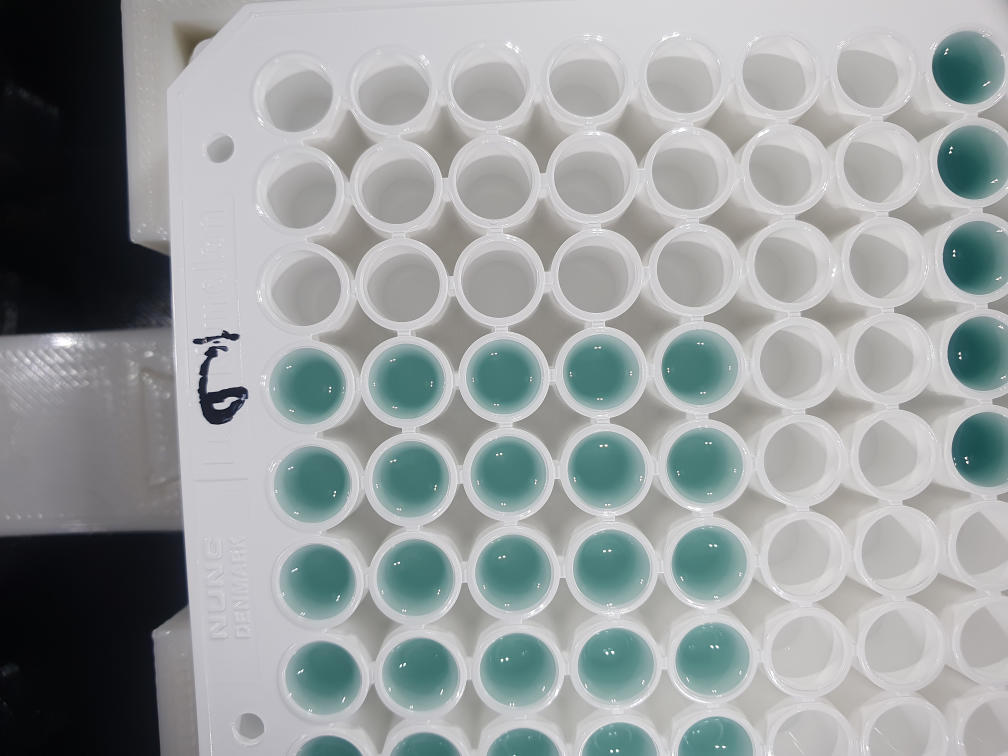
#> input picture test.jpg, 4032 x 3024 px (shown at 1/4 size); its folder holds only this picture in this run
$ python -i main.py   (imports and definitions only)
#> lines starting #> are read from the running program, lines starting #| are printed output that depends on the picture; after the words box and inside, x2 and y2 are one past the last pixel; in counts of white or black regions, pixels touching at a corner belong together
import streamlit as st
# [3 lines not run here, left out]
import numpy as np
import cv2
import joblib
import imutils
from PIL import Image


# 가장 중요한 설정 값들
x_start, y_start, x_end, y_end = 0, 0, 0, 0
cut_r = 20
# ML,DL에 사용할 image 양식
# cropImg 값과 croppedimage 값을 항상 일치 시켜 놓기
cropImg = np.zeros((112, 112, 3), np.uint8)

list_concentration = ['Neg', '1 aM', '10 aM', '100 aM','1 fM','10 fM','100 fM', '1 pM', '10 pM','100 pM', '1 nM', '10 nM']
# 함수 정의
####### 필요한 함수 ########
# [67 lines left out: functions RGB_extracter, HSV_extracter, LAB_extracter, drawline, drawpoly, not called in this run]

def drawrect(img,pt1,pt2,color,thickness=1,style='dotted'):
    pts = [pt1,(pt2[0],pt1[1]),pt2,(pt1[0],pt2[1])]
    drawpoly(img,pts,color,thickness,style)

# [28 lines left out: function mouse_centercrop, not called in this run]

def detectcircles(img):
        # Convert to grayscale.
    gray = cv2.cvtColor(img, cv2.COLOR_BGR2GRAY)

    # Blur using 3 * 3 kernel.
    gray_blurred = cv2.GaussianBlur(gray, (3, 3),0)

    # Apply Hough transform on the blurred image.
    # 흰색이 잘 디텍션이 안되서 minRadius = 50 -> 20으로 함
    # 결과적으로는 20으로 바꾼게 잘되긴함!
    detected_circles = cv2.HoughCircles(gray,
                    cv2.HOUGH_GRADIENT, 1.2, 20, param1 = 50,
                param2 = 30, minRadius = 20, maxRadius = 60)

    # Draw circles that are detected.
    if detected_circles is not None:
        # Convert the circle parameters a, b and r to integers.
        detected_circles = np.uint16(np.around(detected_circles))
    return detected_circles

# [15 lines left out: function circleExtract, not called in this run]
    # 파일이름 가져오고, 현재 보고있는 원형이미지 저장하기

def circleExtract_Auto(img,list_circles, cut_r):
    x, y, r = list_circles[0][0].astype(np.int32)
    croped = img[y - r: y + r, x - r: x + r]
    roi = croped.copy()
    #cv2.imshow('roi',roi)
    width, height = roi.shape[:2]
    mask = np.zeros((width, height, 3), roi.dtype)
    cv2.circle(mask, (int(width / 2), int(height / 2)), r-cut_r, (255, 255, 255), -1)
    #cv2.imshow("circlemask",mask)
    dst = cv2.bitwise_and(roi, mask)
    croppedimage = imutils.resize(dst, height=112)
    show_image = imutils.resize(dst, height=500)
    #cv2.imshow('show result',show_image)

    return croppedimage
###############################

# 이미지 불러오기
def Docrop(img):
    # 이미지 자르기
    img_pillow= img.convert('RGB')
    open_cv_image = np.array(img_pillow)
    img_raw = open_cv_image[:, :, ::-1].copy()
    # 회전
    load_img = imutils.rotate(img_raw, 0)
    # 원본 이미지가 image shape : (3024, 4032, 3)
    image = imutils.resize(load_img, height=1400)
    oriImage = image.copy()

    # 자르기를 원하는 위치
    (h, w) = image.shape[:2]
    (cX, cY) = (w // 2, h // 2)
    # 타겟 반지름
    rad = 80
    #
    refPoint = [(cX-rad, cY-rad), (cX+rad, cY+rad)]
    #refPoint = [refPoint_tuple]

    roi = oriImage[refPoint[0][1]:refPoint[1][1], refPoint[0][0]:refPoint[1][0]]
        #cv2.imshow("Cropped", roi)
    list_circles = detectcircles(roi)

    cropImg = circleExtract_Auto(roi,list_circles, cut_r)

    return cropImg

# [39 lines left out: functions Drawarea, Dodetect, not called in this run]
## 사이트 설정
options = ['SARS-CoV-2','SARS-CoV-2 variant']
# [1 line not run here, left out]
# [1 line that did not run here, left out]
# [79 lines not run here, left out]

>>> from PIL import Image
>>> picture = Image.open('test.jpg')
#> picture is the input picture: PIL image 4032x3024 RGB; mean R, G, B 151.5, 156.8, 157.2
>>> result = Docrop(picture)
#> in Docrop, `roi = oriImage[refPoint[0][1]:refPoint[1][1], refPoint[0][0]:refPoint[..`:
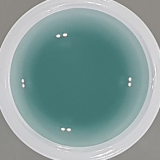
#> roi: shape (160, 160, 3); mean B, G, R 155.9, 157, 133.5
#> in detectcircles, `gray = cv2.cvtColor(img, cv2.COLOR_BGR2GRAY)`:
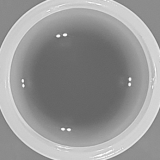
#> gray: shape (160, 160); min 100, max 254, mean 149.9
#> in detectcircles, `detected_circles = cv2.HoughCircles(gray, cv2.HOUGH_GRADIENT, 1.2, 20,..`: detected_circles = [[79.8, 66.6, 59.24], [89.4, 89.4, 59.24], [57, 59.4, 56.6], [60.6, 96.6, 59.24], [99, 57, 56.6], [107.4, 102.6, 48.68]]
#> in detectcircles, `detected_circles = np.uint16(np.around(detected_circles))`: detected_circles = [[80, 67, 59], [89, 89, 59], [57, 59, 57], [61, 97, 59], [99, 57, 57], [107, 103, 49]]
#> in Docrop, `list_circles = detectcircles(roi)`: list_circles has the same summary as detected_circles in detectcircles
#> in circleExtract_Auto, `x, y, r = list_circles[0][0].astype(np.int32)`: x = 80; y = 67; r = 59
#> in circleExtract_Auto, `croped = img[y - r: y + r, x - r: x + r]`:
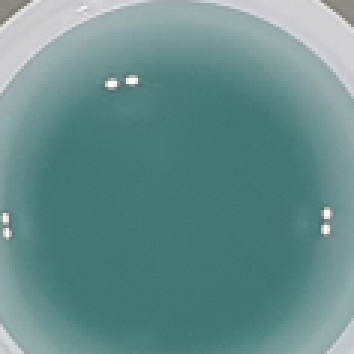
#> croped: shape (118, 118, 3) (shown 3 times larger); mean B, G, R 138.7, 140.4, 101.9
#> in circleExtract_Auto, `cv2.circle(mask, (int(width / 2), int(height / 2)), r-cut_r, (255, 255..`:
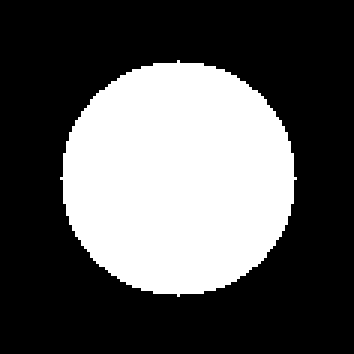
#> mask: shape (118, 118, 3) (shown 3 times larger); 34.3% white; 1 white region, box (x1, y1, x2, y2) and area: (20, 20, 99, 99) 4777
#> in circleExtract_Auto, `dst = cv2.bitwise_and(roi, mask)`:
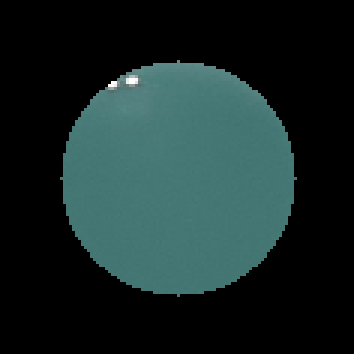
#> dst: shape (118, 118, 3) (shown 3 times larger); mean B, G, R 40.3, 41.3, 24.4
